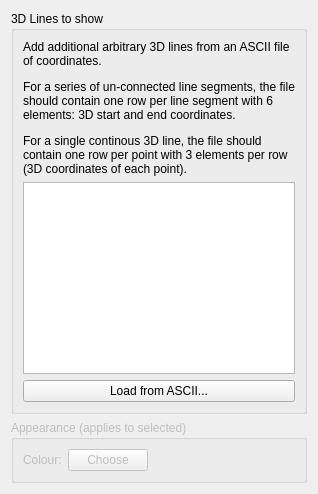
      <widget class="QWidget" name="lines_tab">
       <attribute name="title">
        <string>3D Lines</string>
       </attribute>
       <layout class="QGridLayout" name="gridLayout_12">
        <item row="3" column="0">
         <widget class="QGroupBox" name="lines_appearance_box">
          <property name="enabled">
           <bool>false</bool>
          </property>
          <property name="title">
           <string>Appearance (applies to selected)</string>
          </property>
          <layout class="QGridLayout" name="gridLayout_13">
           <item row="0" column="0">
            <widget class="QLabel" name="label_18">
             <property name="text">
              <string>Colour:</string>
             </property>
            </widget>
           </item>
           <item row="0" column="1">
            <widget class="QPushButton" name="pick_lines_colour">
             <property name="text">
              <string>Choose</string>
             </property>
            </widget>
           </item>
           <item row="0" column="2">
            <spacer name="horizontalSpacer_4">
             <property name="orientation">
              <enum>Qt::Horizontal</enum>
             </property>
             <property name="sizeHint" stdset="0">
              <size>
               <width>40</width>
               <height>20</height>
              </size>
             </property>
            </spacer>
           </item>
          </layout>
         </widget>
        </item>
        <item row="1" column="0">
         <widget class="QGroupBox" name="groupBox_9">
          <property name="title">
           <string>3D Lines to show</string>
          </property>
          <layout class="QVBoxLayout" name="verticalLayout_5">
           <item>
            <widget class="QLabel" name="label_17">
             <property name="text">
              <string>&lt;html&gt;&lt;head/&gt;&lt;body&gt;&lt;p&gt;Add additional arbitrary 3D lines from an ASCII file of coordinates.&lt;/p&gt;&lt;p&gt;For a series of un-connected line segments, the file should contain one row per line segment with 6 elements: 3D start and end coordinates.&lt;/p&gt;&lt;p&gt;For a single continous 3D line, the file should contain one row per point with 3 elements per row (3D coordinates of each point).&lt;/p&gt;&lt;/body&gt;&lt;/html&gt;</string>
             </property>
             <property name="wordWrap">
              <bool>true</bool>
             </property>
            </widget>
           </item>
           <item>
            <widget class="QListWidget" name="lines_3d_list"/>
           </item>
           <item>
            <widget class="QPushButton" name="load_lines_button">
             <property name="text">
              <string>Load from ASCII...</string>
             </property>
            </widget>
           </item>
          </layout>
         </widget>
        </item>
       </layout>
      </widget>
